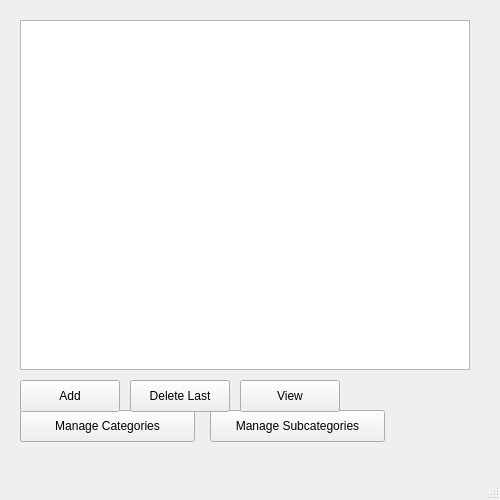
<?xml version="1.0" encoding="UTF-8"?>
<ui version="4.0">
 <class>MainWindow</class>
 <widget class="QMainWindow" name="MainWindow">
  <property name="geometry">
   <rect>
    <x>0</x>
    <y>0</y>
    <width>500</width>
    <height>500</height>
   </rect>
  </property>
  <property name="windowTitle">
   <string>MainWindow</string>
  </property>
  <widget class="QWidget" name="centralwidget">
   <widget class="QPushButton" name="manageCategoriesButton">
    <property name="geometry">
     <rect>
      <x>20</x>
      <y>410</y>
      <width>175</width>
      <height>32</height>
     </rect>
    </property>
    <property name="text">
     <string>Manage Categories</string>
    </property>
   </widget>
   <widget class="QPushButton" name="manageSubcategoriesButton">
    <property name="geometry">
     <rect>
      <x>210</x>
      <y>410</y>
      <width>175</width>
      <height>32</height>
     </rect>
    </property>
    <property name="text">
     <string>Manage Subcategories</string>
    </property>
   </widget>
   <widget class="QTableView" name="recordTable">
    <property name="geometry">
     <rect>
      <x>20</x>
      <y>20</y>
      <width>450</width>
      <height>350</height>
     </rect>
    </property>
   </widget>
   <widget class="QPushButton" name="addButton">
    <property name="geometry">
     <rect>
      <x>20</x>
      <y>380</y>
      <width>100</width>
      <height>32</height>
     </rect>
    </property>
    <property name="text">
     <string>Add</string>
    </property>
   </widget>
   <widget class="QPushButton" name="viewButton">
    <property name="geometry">
     <rect>
      <x>240</x>
      <y>380</y>
      <width>100</width>
      <height>32</height>
     </rect>
    </property>
    <property name="text">
     <string>View</string>
    </property>
   </widget>
   <widget class="QPushButton" name="deleteLastButton">
    <property name="geometry">
     <rect>
      <x>130</x>
      <y>380</y>
      <width>100</width>
      <height>32</height>
     </rect>
    </property>
    <property name="text">
     <string>Delete Last</string>
    </property>
   </widget>
  </widget>
  <widget class="QStatusBar" name="statusbar"/>
 </widget>
 <resources/>
 <connections/>
</ui>
